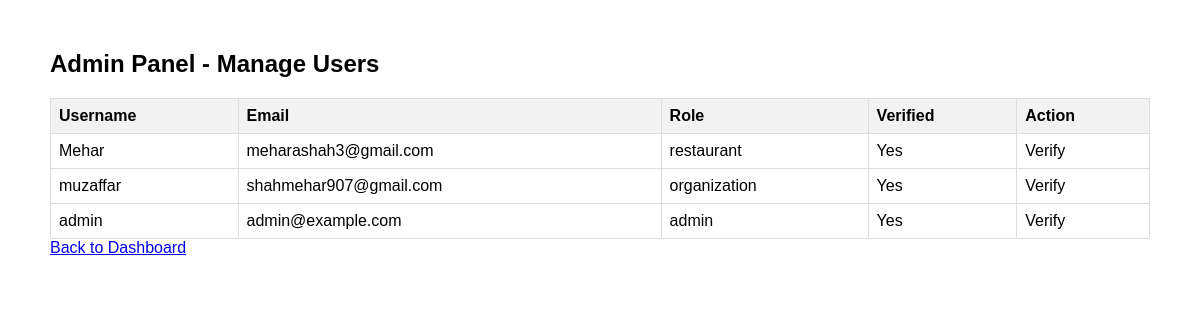
Page /admin (signed in) on the earlier database version.
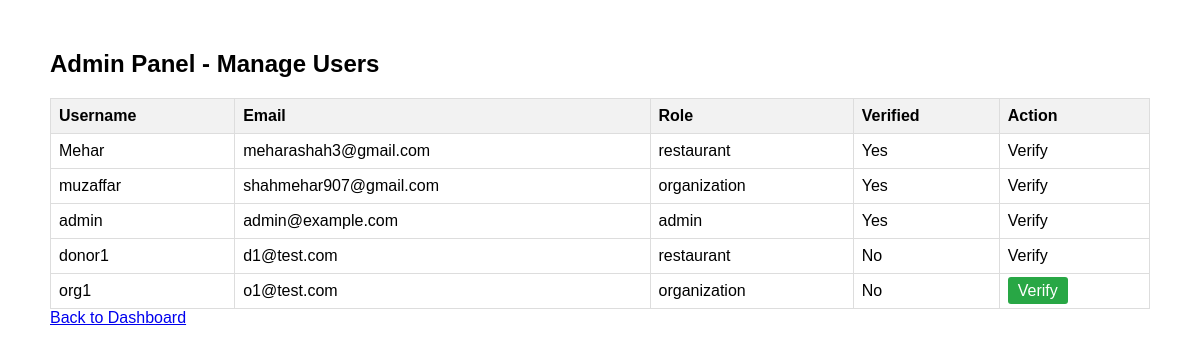
Same page on the later database version.
### app/models.py (models this page shows, shortened)
class User(db.Model, UserMixin):
    id = db.Column(db.Integer, primary_key=True)
    username = db.Column(db.String(100), nullable=False, unique=True)
    email = db.Column(db.String(120), nullable=False, unique=True)
    password_hash = db.Column(db.String(200), nullable=False)
    role = db.Column(db.String(20), nullable=False)  # "restaurant" or "organization"
    name = db.Column(db.String(150), nullable=False)
    address = db.Column(db.String(250), nullable=True)
    registration_number = db.Column(db.String(100), nullable=True)
    is_verified = db.Column(db.Boolean, default=False)
    created_posts = db.relationship(
        "FoodPost",
        foreign_keys="FoodPost.user_id",
        back_populates="restaurant",
        lazy=True
    )
    claimed_posts = db.relationship(
        "FoodPost",
        foreign_keys="FoodPost.claimed_by",
        back_populates="claimant",
        lazy=True
    )

### app/routes.py (the view)
@main.route("/admin")
@login_required
def admin_dashboard():
    if current_user.role != 'admin':
        flash("Access denied. Admins only.", "danger")
        return redirect(url_for("main.dashboard"))
    users = User.query.all()
    return render_template("admin_dashboard.html", users=users)

### app/models.py (called while the page is built)
@login_manager.user_loader
def load_user(user_id):
    return User.query.get(int(user_id))

### app/templates/admin_dashboard.html (shortened to what this page needs)
<!DOCTYPE html>
<html lang="en">
<head>
</head>
<body>
    <h2>Admin Panel - Manage Users</h2>
    <table>
        <tr>
            <th>Username</th>
            <th>Email</th>
            <th>Role</th>
            <th>Verified</th>
            <th>Action</th>
        </tr>
        {% for user in users %}
        <tr>
            <td>{{ user.username }}</td>
            <td>{{ user.email }}</td>
            <td>{{ user.role }}</td>
            <td>{{ 'Yes' if user.is_verified else 'No' }}</td>
            <td>
                {% if user.role == 'organization' and not user.is_verified %}
                    <a href="{{ url_for('main.verify_user', user_id=user.id) }}" class="button">Verify</a>
                {% else %}
                    <span class="button disabled">Verify</span>
                {% endif %}
            </td>
        </tr>
        {% endfor %}
    </table>
    <a href="{{ url_for('main.dashboard') }}">Back to Dashboard</a>
</body>
</html>

### app/templates/admin_dashboard.html (style rules this page uses)
body { font-family: Arial, sans-serif; margin: 50px; }
table { width: 100%; border-collapse: collapse; margin-top: 20px; }
th, td { border: 1px solid #ddd; padding: 8px; text-align: left; }
th { background-color: #f2f2f2; }
a.button { padding: 5px 10px; background-color: #28a745; color: white; text-decoration: none; border-radius: 3px; }

Differences in the rows shown:
added User: username "donor1", email "d1@test.com", role "restaurant", is_verified "No", shows "Verify"
added User: username "org1", email "o1@test.com", role "organization", is_verified "No"
